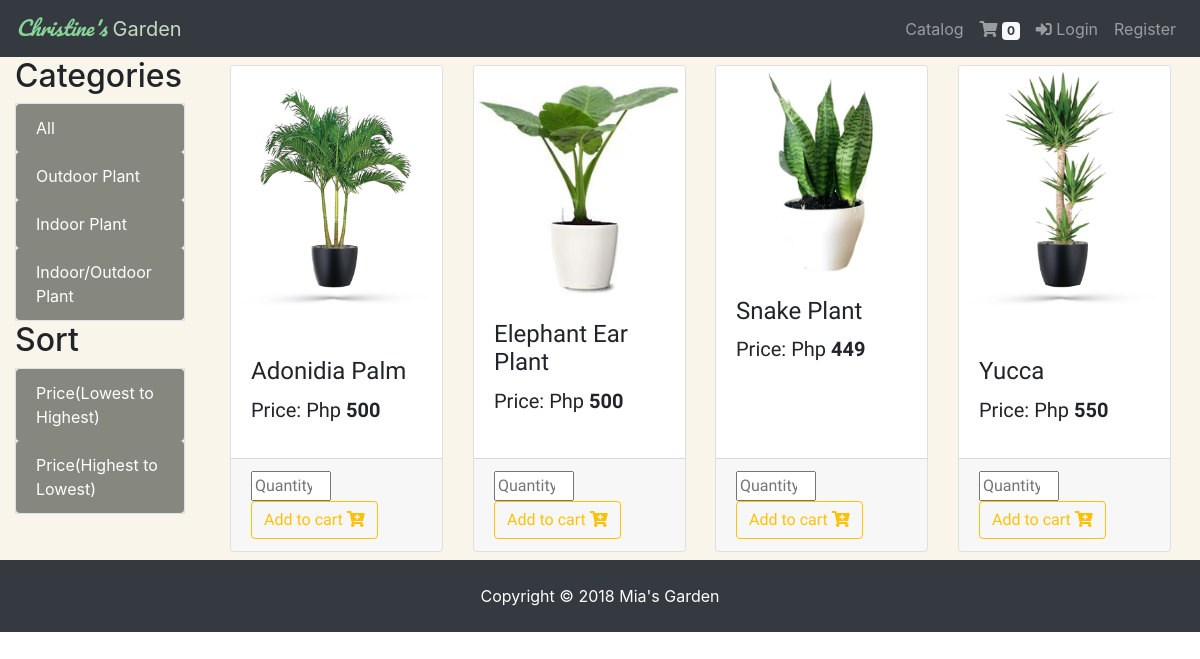
The page /app/views/catalog.php on the database as committed earlier.
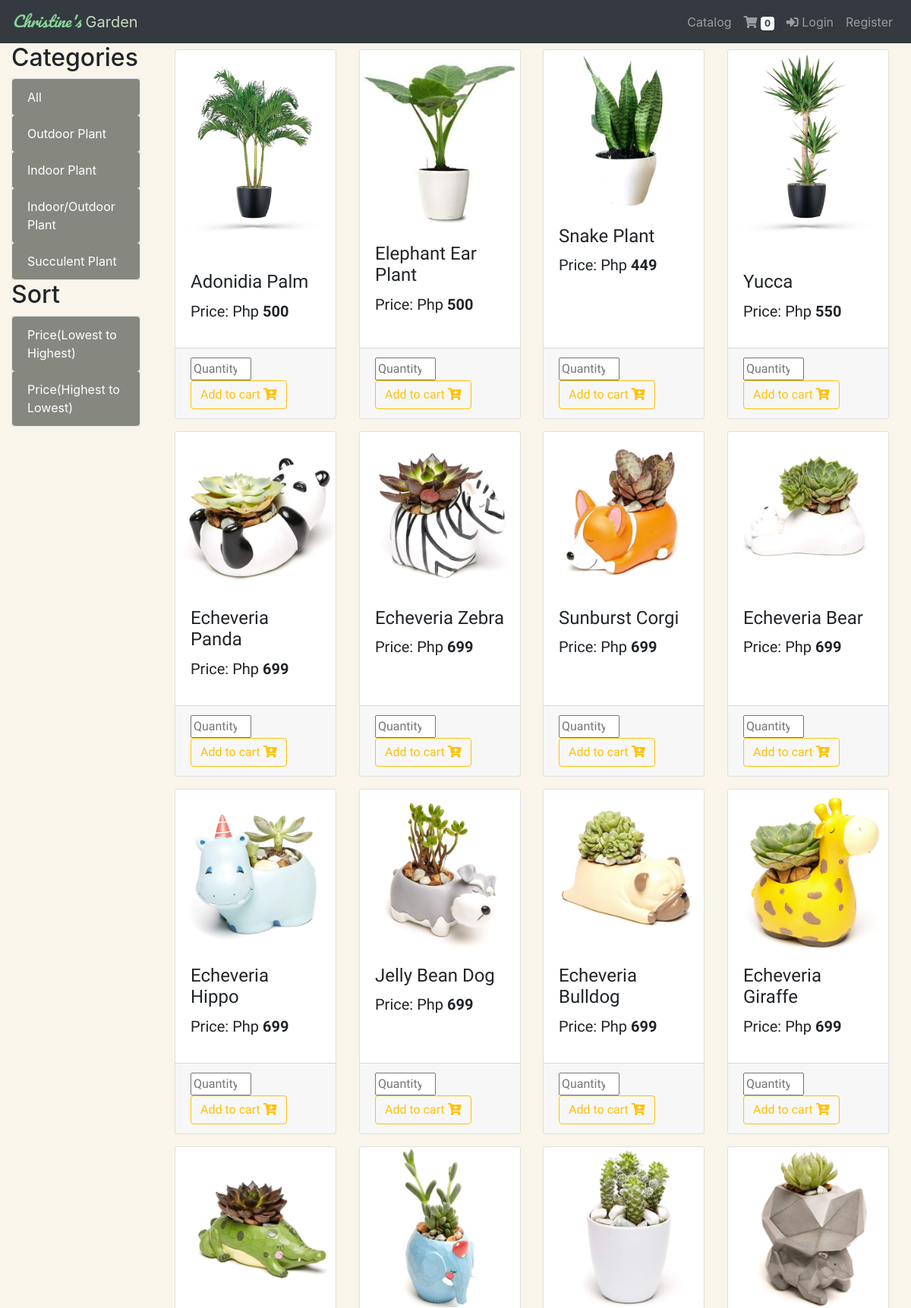
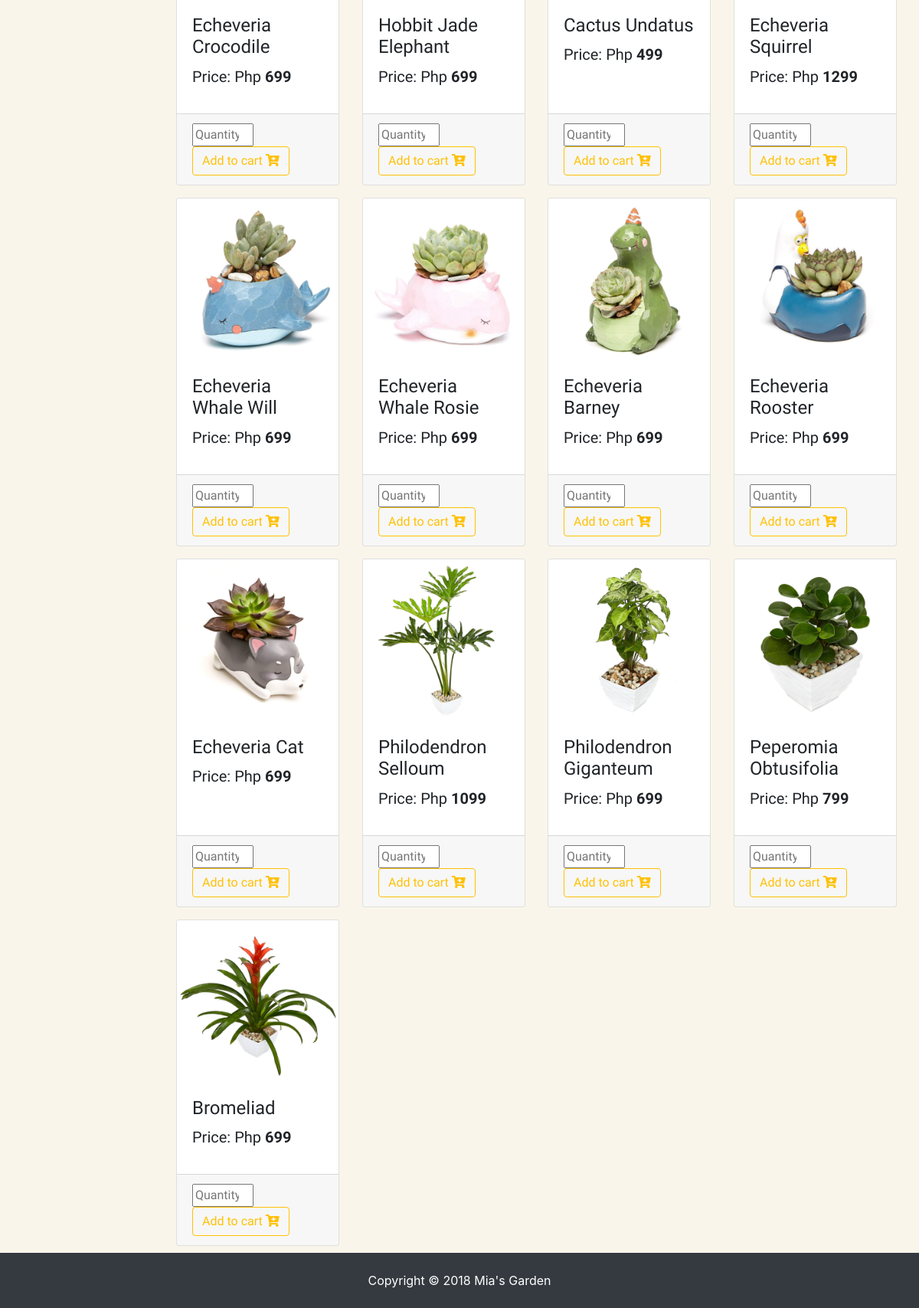
The same page on the database as committed later (2 pictures, top to bottom).
### tables this page shows
CREATE TABLE `categories` (
  `id` int(11) NOT NULL,
  `name` varchar(255) NOT NULL
);

CREATE TABLE `items` (
  `id` int(11) NOT NULL,
  `name` varchar(255) NOT NULL,
  `description` varchar(255) NOT NULL,
  `image_path` varchar(255) NOT NULL,
  `price` varchar(255) NOT NULL,
  `category_id` int(11) NOT NULL
);

### app/views/catalog.php (the view, shortened to what this page needs)
<?php require_once "../partials/template.php" ?>
<?php function get_page_content() {
		global $conn;
		?>
	<div class="container-fluid">
		<div class="row">
			<div class="col-sm-2">
				<h2>Categories</h2>
				<ul class="list-group border" id="ul-all">
					<a href="catalog.php" class="category category-all">
						<li class="list-group-item" id="li-all">
							All
						</li>
					</a>
					<?php
					 $sql_query = "SELECT * FROM categories";
					 $categories = mysqli_query($conn, $sql_query);
					 foreach ($categories as $category) { ?>
					 	<a href="catalog.php? category_id= <?php echo $category['id'];?>" class="category" data-id ="<?php echo $category['id']?>">
					 	<li class="list-group-item" id="li-all">
					 		<?php echo $category['name']; ?>
					 	</li>
					 	</a>
					 <?php }
					?>
				</ul>
				<h2>Sort</h2>
					<ul class="list-group border" id="ul-all">
						<a href="../controllers/sort.php?sort=asc">
							<li class="list-group-item" id="li-all">
								Price(Lowest to Highest)
							</li>
						</a>
						<a href="../controllers/sort.php?sort=desc">
							<li class="list-group-item" id="li-all">
								Price(Highest to Lowest)
							</li>
						</a>
					</ul>
			</div>
			<div class="col" id="page-catalog">
				<div class="container">
				<?php
					$sql_query2 = "SELECT * FROM items";
					$items = mysqli_query($conn, $sql_query2);
					echo "<div class = 'row'>";
					foreach ($items as $item) { ?>
						<div class="col-sm-3 py-2">
							<div class="card h-100  zoomIn animated">
								<img class="card-img-top" src="<?php echo $item['image_path']; ?>">
								<div class="card-body">
										<h4 class="card-title">
											<?php echo $item['name']?>
										</h4>
										<p class="card-text mb-0">
											<h5>Price: Php <strong><?php echo $item['price']; ?></strong></h5>
										</p>
								</div>
								<div class="card-footer">
									<input type="number" name="quantity" min="1" placeholder="Quantity" style="width:80px;">
									<button type="submit" class="btn btn-outline-warning add-to-cart" data-id = "<?php echo $item['id'];?>">
										Add to cart <i class="fas fa-cart-plus"></i></button>
								</div>
							</div>
						</div>
				<?php } echo "</div>"; ?>
				</div>
			</div>
		</div>
	</div>
<?php } ?>

Rows that differ between the two databases and show on the page:
added categories: name "Succulent Plant"
added items: image_path (picture), name "Echeveria Panda", price "699"
added items: image_path (picture), name "Echeveria Zebra", price "699"
added items: image_path (picture), name "Sunburst Corgi", price "699"
added items: image_path (picture), name "Echeveria Bear", price "699"
added items: image_path (picture), name "Echeveria Hippo", price "699"
added items: image_path (picture), name "Jelly Bean Dog", price "699"
added items: image_path (picture), name "Echeveria Bulldog", price "699"
added items: image_path (picture), name "Echeveria Giraffe", price "699"
added items: image_path (picture), name "Echeveria Crocodile", price "699"
added items: image_path (picture), name "Hobbit Jade Elephant", price "699"
added items: image_path (picture), name "Cactus Undatus", price "499"
added items: image_path (picture), name "Echeveria Squirrel", price "1299"
added items: image_path (picture), name "Echeveria Whale Will", price "699"
added items: image_path (picture), name "Echeveria Whale Rosie", price "699"
added items: image_path (picture), name "Echeveria Barney", price "699"
added items: image_path (picture), name "Echeveria Rooster", price "699"
added items: image_path (picture), name "Echeveria Cat", price "699"
added items: image_path (picture), name "Philodendron Selloum", price "1099"
added items: image_path (picture), name "Philodendron Giganteum", price "699"
added items: image_path (picture), name "Peperomia Obtusifolia", price "799"
added items: image_path (picture), name "Bromeliad", price "699"
